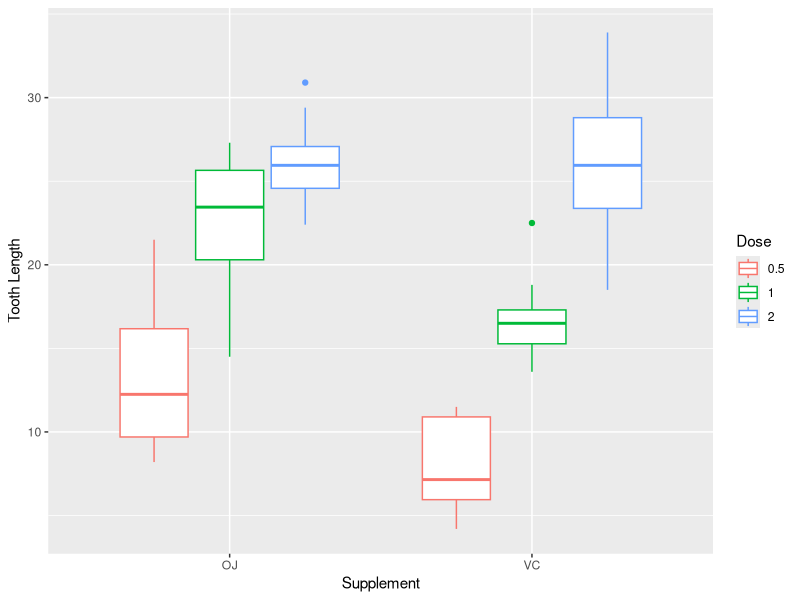
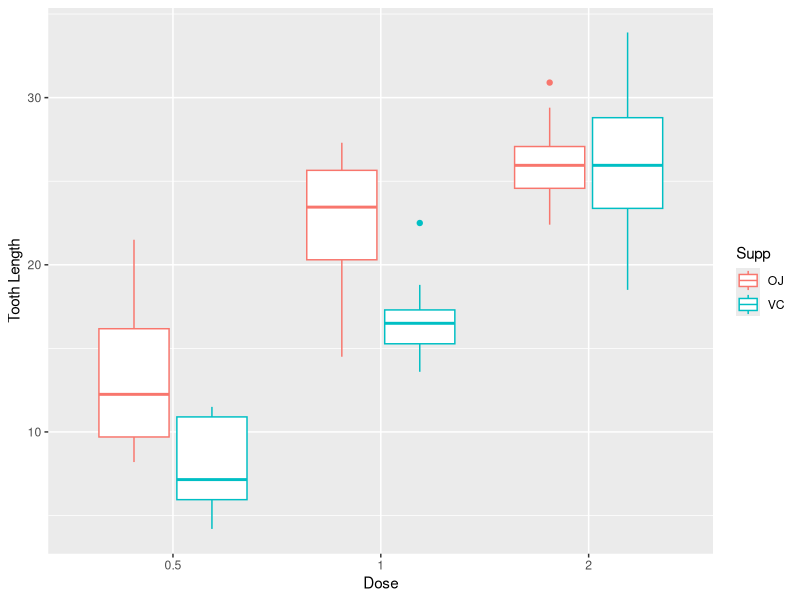

Reproduce these figures in R, in order.
## ---- chunk 1
require(knitr)
require(markdown)

knitr::opts_chunk$set(echo = TRUE)
## ---- chunk 2
library(datasets)
library(ggplot2)
data(ToothGrowth)
tg <- ToothGrowth
tg$dose <- factor(tg$dose)
## ---- chunk 3
ggplot(tg, aes(x=supp, y=len, color=dose)) + 
  geom_boxplot () +
  labs(x="Supplement", y="Tooth Length", color="Dose") + 
  theme(legend.position="right")
## ---- chunk 4
ggplot(tg, aes(x=dose, y=len, color=supp)) + 
  geom_boxplot () +
  labs(x="Dose", y="Tooth Length", color="Supp") + 
  theme(legend.position="right")
## ---- chunk 5
t.test(tg$len[tg$dose == .5 & tg$supp == "OJ"], tg$len[tg$dose == 1 & tg$supp == "OJ"])$conf.int
t.test(tg$len[tg$dose == 1 & tg$supp == "OJ"], tg$len[tg$dose == 2 & tg$supp == "OJ"])$conf.int
## ---- chunk 6
t.test(tg$len[tg$dose == .5 & tg$supp == "VC"], tg$len[tg$dose == 1 & tg$supp == "VC"])$conf.int
t.test(tg$len[tg$dose == 1 & tg$supp == "VC"], tg$len[tg$dose == 2 & tg$supp == "VC"])$conf.int
## ---- chunk 7
t.test(tg$len[tg$dose == .5 & tg$supp == "OJ"], tg$len[tg$dose == .5 & tg$supp == "VC"])$conf.int
## ---- chunk 8
t.test(tg$len[tg$dose == 1 & tg$supp == "OJ"], tg$len[tg$dose == 1 & tg$supp == "VC"])$conf.int
## ---- chunk 9
t.test(tg$len[tg$dose == 2 & tg$supp == "OJ"], tg$len[tg$dose == 2 & tg$supp == "VC"])$conf.int
